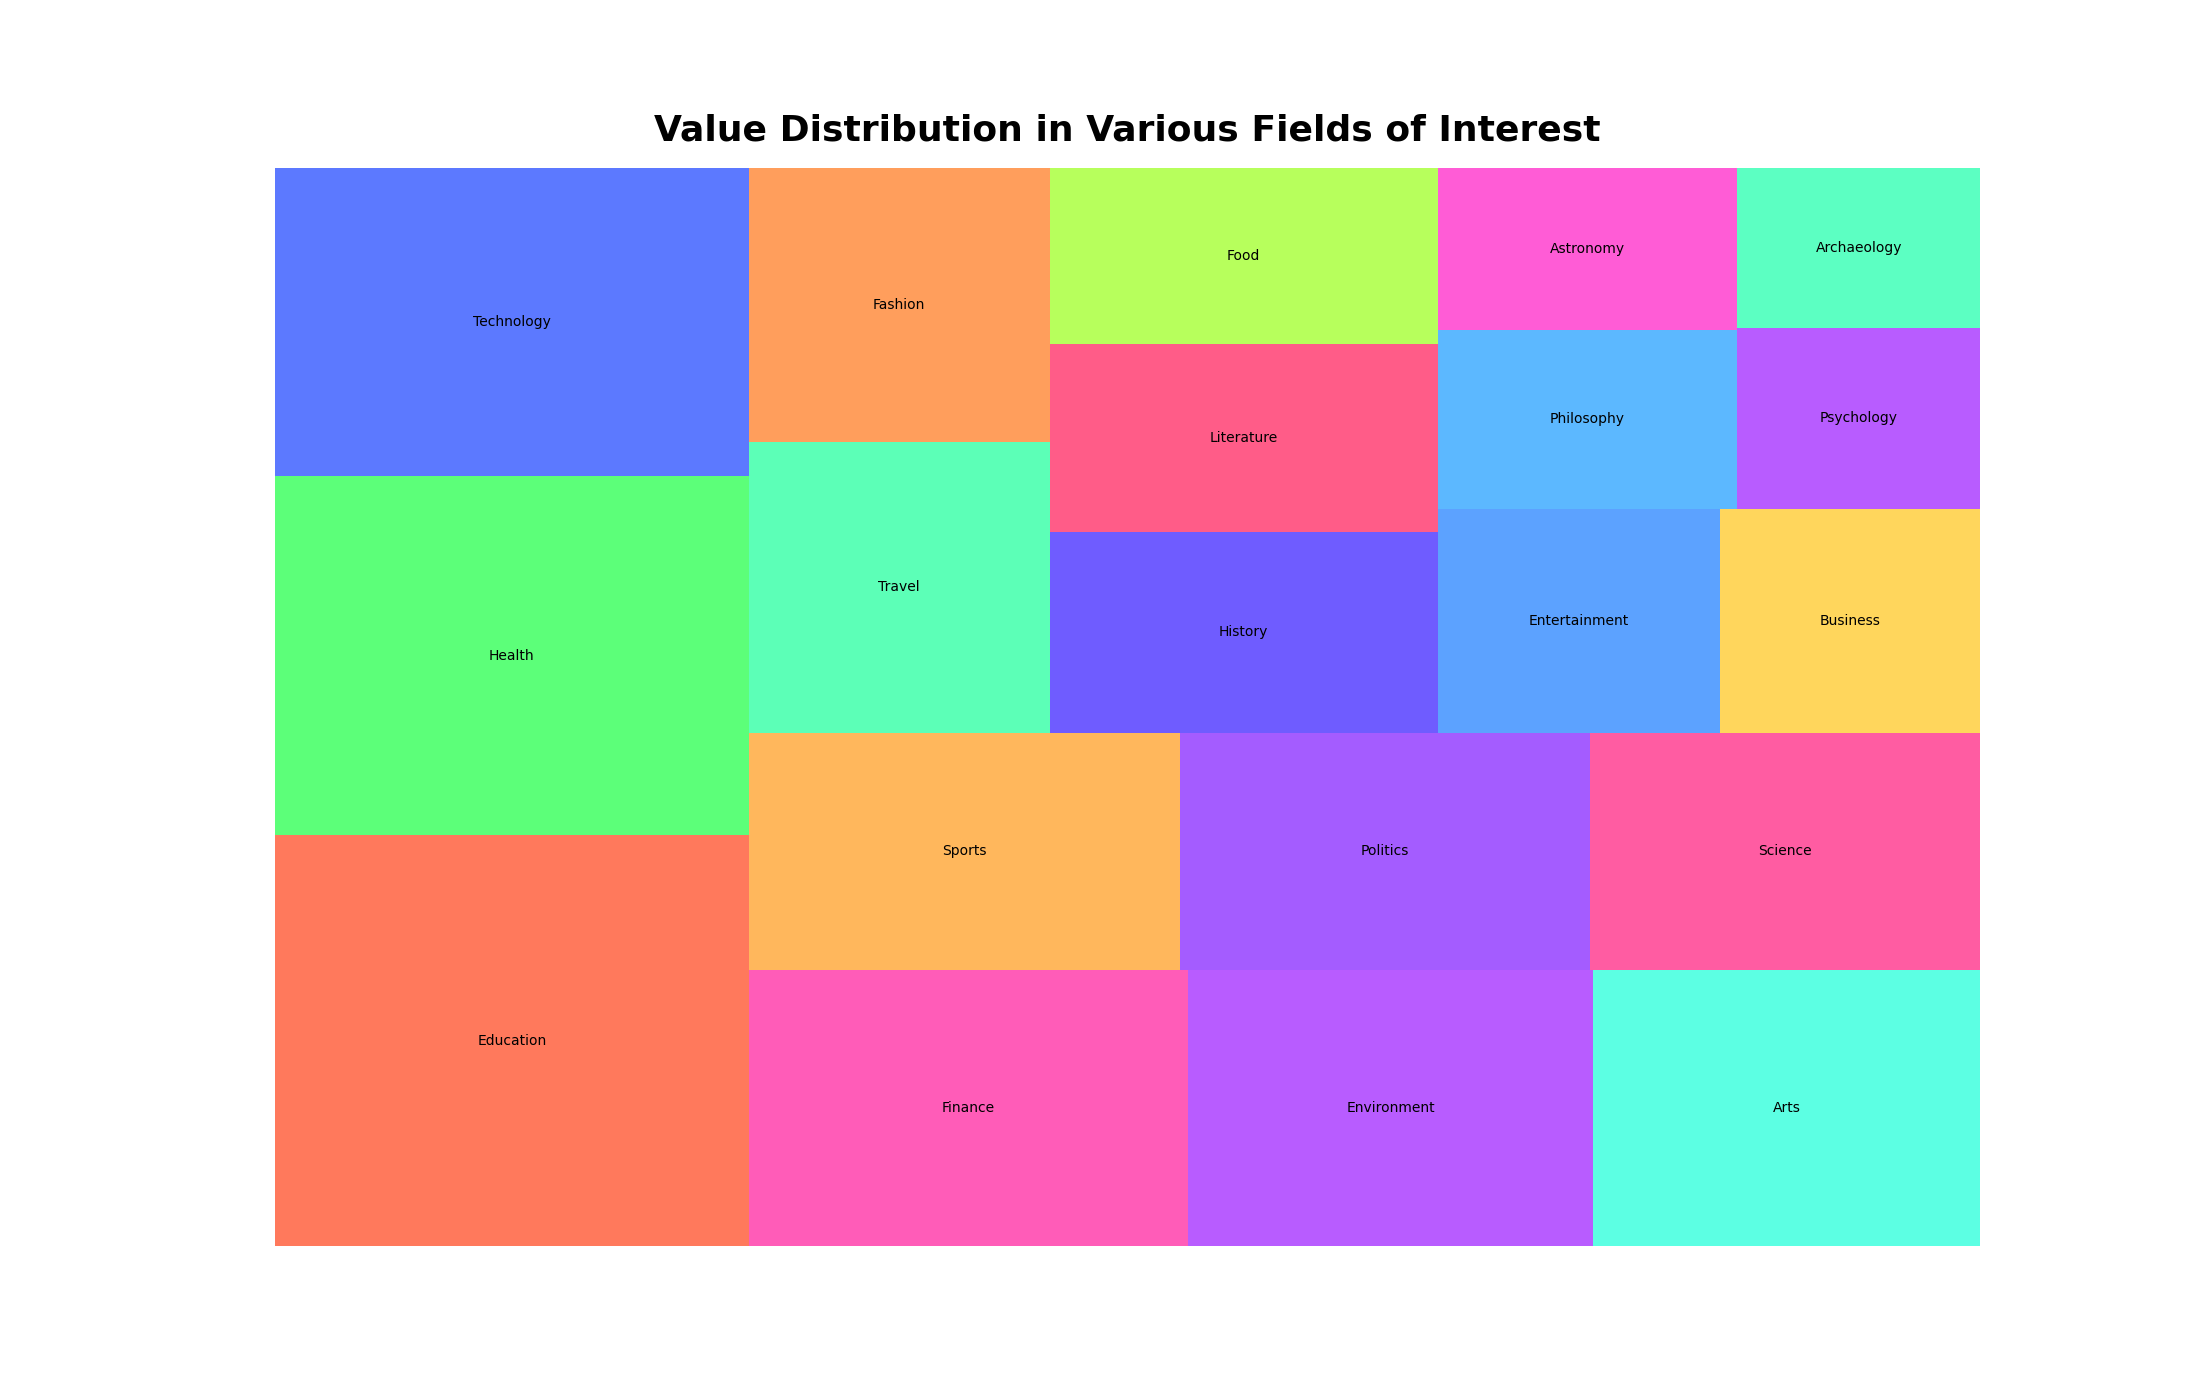

Generate this figure with Python:

import seaborn as sns
import pandas as pd
import matplotlib.pyplot as plt
import squarify  # pip install squarify (algorithm for treemap)

# Create the dataframe
df = pd.DataFrame({
    'Topic': ['Education', 'Health', 'Technology', 'Finance', 'Environment', 'Arts', 'Sports', 'Politics', 'Science', 'Travel', 'Fashion', 'History', 'Literature', 'Food', 'Entertainment', 'Business', 'Philosophy', 'Astronomy', 'Psychology', 'Archaeology'],
    'Value': [400, 350, 300, 250, 230, 220, 210, 200, 190, 180, 170, 160, 150, 140, 130, 120, 110, 100, 90, 80]
})

# Custom colors for the treemap
colors = ['#FF5733', '#33FF57', '#3357FF', '#FF33A6', '#A633FF', '#33FFDD', '#FFA533', '#8D33FF', '#FF338B', '#33FFA5', '#FF8633', '#4B33FF', '#FF336B', '#A5FF33', '#338BFF', '#FFCC33', '#33A6FF', '#FF33CC', '#A633FF', '#33FFB3']

# Create a figure and a set of subplots
plt.figure(figsize=(22, 14))

# Using squarify to plot the treemap
squarify.plot(sizes=df['Value'], label=df['Topic'], color=colors, alpha=0.8)

plt.title("Value Distribution in Various Fields of Interest", fontsize=26, fontweight='bold', pad=20)
plt.axis('off')  # Disable the axis

plt.show()
